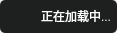
<?xml version="1.0" encoding="UTF-8"?>
<ui version="4.0">
 <class>SequencerTipWgt</class>
 <widget class="QWidget" name="SequencerTipWgt">
  <property name="geometry">
   <rect>
    <x>0</x>
    <y>0</y>
    <width>117</width>
    <height>33</height>
   </rect>
  </property>
  <property name="sizePolicy">
   <sizepolicy hsizetype="Fixed" vsizetype="Fixed">
    <horstretch>0</horstretch>
    <verstretch>0</verstretch>
   </sizepolicy>
  </property>
  <property name="windowTitle">
   <string>SequencerTipWgt</string>
  </property>
  <property name="styleSheet">
   <string notr="true"/>
  </property>
  <layout class="QGridLayout" name="gridLayout_2">
   <property name="leftMargin">
    <number>0</number>
   </property>
   <property name="topMargin">
    <number>0</number>
   </property>
   <property name="rightMargin">
    <number>0</number>
   </property>
   <property name="bottomMargin">
    <number>0</number>
   </property>
   <property name="spacing">
    <number>0</number>
   </property>
   <item row="0" column="0">
    <widget class="QWidget" name="widget" native="true">
     <property name="styleSheet">
      <string notr="true">#widget{
	background:#1E2020;
	border-radius:5px;
}</string>
     </property>
     <layout class="QGridLayout" name="gridLayout">
      <property name="leftMargin">
       <number>2</number>
      </property>
      <property name="topMargin">
       <number>0</number>
      </property>
      <property name="rightMargin">
       <number>0</number>
      </property>
      <property name="bottomMargin">
       <number>0</number>
      </property>
      <property name="spacing">
       <number>2</number>
      </property>
      <item row="0" column="0">
       <widget class="QLabel" name="gif_label_">
        <property name="sizePolicy">
         <sizepolicy hsizetype="Fixed" vsizetype="Fixed">
          <horstretch>0</horstretch>
          <verstretch>0</verstretch>
         </sizepolicy>
        </property>
        <property name="minimumSize">
         <size>
          <width>29</width>
          <height>29</height>
         </size>
        </property>
        <property name="maximumSize">
         <size>
          <width>29</width>
          <height>29</height>
         </size>
        </property>
        <property name="text">
         <string/>
        </property>
       </widget>
      </item>
      <item row="0" column="1">
       <widget class="QLabel" name="tip_label_">
        <property name="sizePolicy">
         <sizepolicy hsizetype="Fixed" vsizetype="Fixed">
          <horstretch>0</horstretch>
          <verstretch>0</verstretch>
         </sizepolicy>
        </property>
        <property name="styleSheet">
         <string notr="true">font-family:&quot;微软雅黑&quot;;
font-size:12px;
color:#ffffff;
text-align:center;</string>
        </property>
        <property name="text">
         <string>正在加载中...</string>
        </property>
       </widget>
      </item>
     </layout>
    </widget>
   </item>
  </layout>
 </widget>
 <layoutdefault spacing="6" margin="11"/>
 <resources/>
 <connections/>
</ui>
